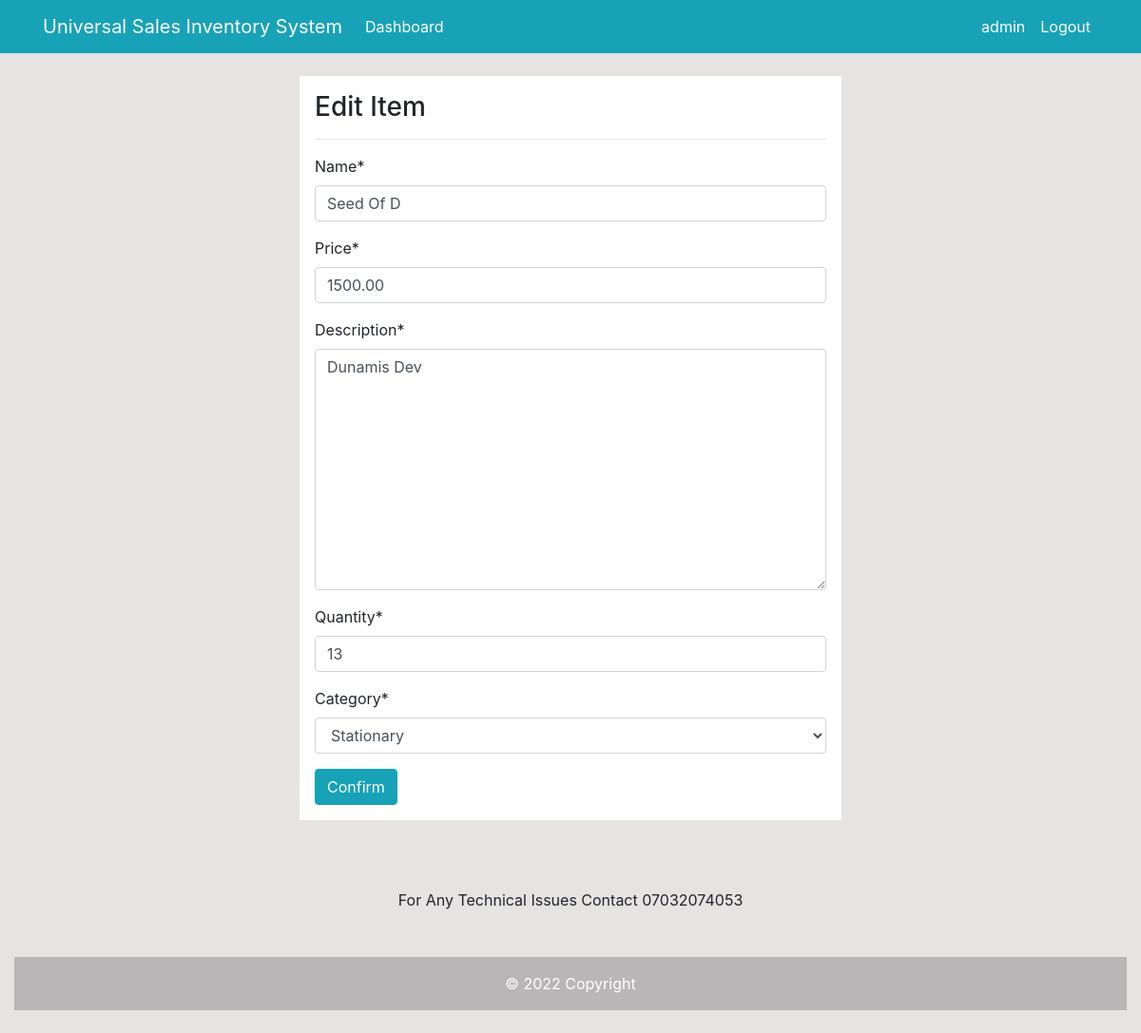
Page /products/edit/1/ (signed in) on the committed database.
### store/models.py (models this page shows, shortened)
class Product(models.Model):
    CATEGORY_CHOICES = (
        ('Stationary', 'Stationary'),
        ('Electronics', 'Electronics'),
        ('Food', 'Food'),
        ('Health', 'Health')
    )
    name = models.CharField(max_length=200)
    price = models.DecimalField(max_digits=10, decimal_places=2)
    description = models.TextField(max_length=350)
    quantity = models.PositiveIntegerField()
    category = models.CharField(max_length=70, choices=CATEGORY_CHOICES, default=1)

### store/views.py (the view)
# urls.py: path('products/edit/<int:pk>/', views.product_edit,
@login_required(login_url='user-login')
@user_passes_test(is_allowed)
def product_edit(request, pk):
    item = Product.objects.get(id=pk)
    if request.method == 'POST':
        form = ProductForm(request.POST, instance=item)
        if form.is_valid():
            form.save()
            return redirect('store-products')
    else:
        form = ProductForm(instance=item)
    context = {
        'form': form,
    }
    return render(request, 'store/products_edit.html', context)

### store/forms.py
class ProductForm(forms.ModelForm):
    class Meta:
        model = Product
        fields = '__all__'

### store/views.py (called while the page is built)
def is_allowed(user):
    if user.is_superuser:
        return True

### templates/store/products_edit.html (shortened to what this page needs)
{% extends 'base.html' %}
{% load crispy_forms_tags %}
{% block content %}
<div class="row my-4">
    <div class="col-md-6 offset-md-3 p-3 bg-white">
        <h3>Edit Item</h3>
        <hr>
        <form method="post">
            {{ form|crispy }}
            <input class="btn btn-info" type="submit" value="Confirm">
        </form>
    </div>
</div>
{% endblock %}

### templates/nav.html (shortened to what this page needs)
{% load static %}
<nav class="navbar navbar-expand-lg navbar-info bg-info">
    <div class="container">
        {% if user.is_authenticated %}
        <a class="navbar-brand text-white" href="{% url 'store-index' %}">Universal Sales Inventory System</a>
        <div class="collapse navbar-collapse" id="navbarSupportedContent">
            <ul class="navbar-nav mr-auto">
                <li class="nav-item active">
                    <a class="nav-link text-white" href="{% url 'store-index' %}">Dashboard </a>
                </li>
            </ul>
            <ul class="navbar-nav ml-auto">
                <li class="nav-item active">
                    <a class="nav-link text-white" href="{% url 'user-profile' %}">{{ user.username }}
                        <span class="sr-only">(current)</span></a>
                </li>
                <li class="nav-item">
                    <a class="nav-link text-white" href="{% url 'user-logout' %}">Logout</a>
                </li>
            </ul>
            {% endif %}
        </div>
    </div>
</nav>

### static/style.css (style rules this page uses)
body { background: rgb(230, 227, 227); }

### rows in the picture
Product: name "Seed Of D", price "1500.00", description "Dunamis Dev", quantity "13", category "Stationary"

### other values in the picture
{{ user.username }} "admin"
